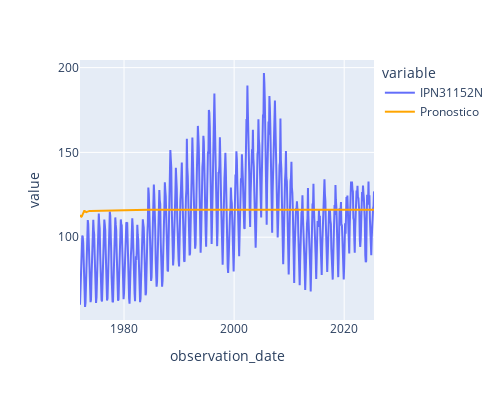

The cell this chart's notebook holds for it:
### Code cell
fig = px.line(df)
fig2 = px.line(df_pronostico)
fig2.update_traces(line = dict(color = 'orange'))
fig.add_trace(fig2.data[0])
fig.update_layout(width = 500, height = 400)
fig.show()

### Figure 1 — Plotly figure (JSON) as saved in the notebook; plotly's stock layout.template omitted (floating-point values rounded to 4 significant figures; data arrays with more than 128 entries replaced by an {"elided": "..."} marker saying what was removed)
{"data": [{"hovertemplate": "variable=IPN31152N<br>observation_date=%{x}<br>value=%{y}<extra></extra>", "legendgroup": "IPN31152N", "line": {"color": "#636efa", "dash": "solid"}, "marker": {"symbol": "circle"}, "mode": "lines", "name": "IPN31152N", "orientation": "v", "showlegend": true, "type": "scatter", "x": {"elided": "642 str values"}, "xaxis": "x", "y": {"elided": "642 float values"}, "yaxis": "y"}, {"hovertemplate": "variable=Pronostico<br>index=%{x}<br>value=%{y}<extra></extra>", "legendgroup": "Pronostico", "line": {"color": "orange", "dash": "solid"}, "marker": {"symbol": "circle"}, "mode": "lines", "name": "Pronostico", "orientation": "v", "showlegend": true, "type": "scatter", "x": {"elided": "642 str values"}, "xaxis": "x", "y": {"elided": "642 float values"}, "yaxis": "y"}], "layout": {"height": 400, "legend": {"title": {"text": "variable"}, "tracegroupgap": 0}, "margin": {"t": 60}, "width": 500, "xaxis": {"anchor": "y", "domain": [0, 1], "title": {"text": "observation_date"}}, "yaxis": {"anchor": "x", "domain": [0, 1], "title": {"text": "value"}}}}
